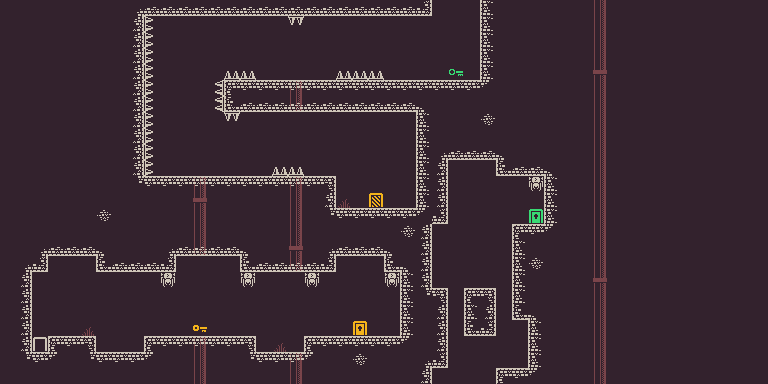

This game map was drawn from its Tiled (.tmx) file and the tilesets committed beside it. A one-line description and the trimmed map source follow:
An orthogonal 48x24 tile map with 16x16 px tiles, 4 tile layers (Background, Ground, Spikes, Actions).

<map version="1.4" tiledversion="1.4.2" orientation="orthogonal" renderorder="right-down" width="48" height="24" tilewidth="16" tileheight="16" infinite="0" backgroundcolor="#2c33222d" nextlayerid="7" nextobjectid="1">
 <editorsettings>
  <export target="level4.json" format="json" />
 </editorsettings>
 <tileset firstgid="1" name="tiles" tilewidth="16" tileheight="16" tilecount="1056" columns="48" backgroundcolor="#000000">
  <image source="tiles.png" width="768" height="352" />
 </tileset>
 <layer id="6" name="Background" width="48" height="24">
  <data>[1152 cells, 1152 non-empty, 5 distinct tile ids]</data>
 </layer>
 <layer id="2" name="Ground" width="48" height="24">
  <data>[1152 cells, 1152 non-empty, 13 distinct tile ids]</data>
 </layer>
 <layer id="3" name="Spikes" width="48" height="24">
  <data>[1152 cells, 1152 non-empty, 6 distinct tile ids]</data>
 </layer>
 <layer id="5" name="Actions" width="48" height="24">
  <data>[1152 cells, 1152 non-empty, 7 distinct tile ids]</data>
 </layer>
</map>
